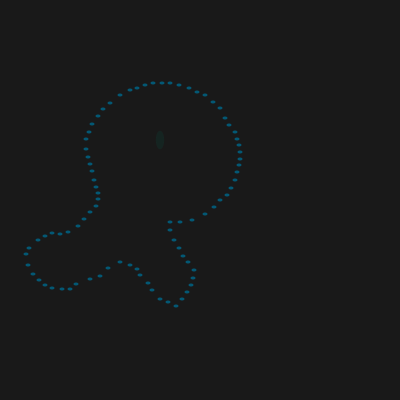
Frame 1 (no input)
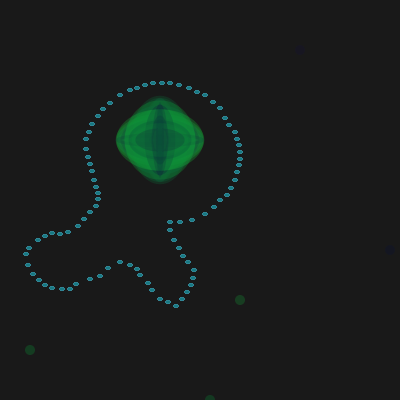
Frame 60 (the mouse pressed at the canvas centre just before this capture)
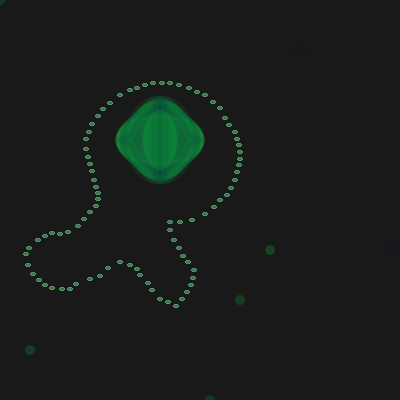
Frame 120 (the mouse held since frame 60 and released just before this capture)

The Processing sketch that drew these frames (run headless with seeded random() and noise(); from frame 60 on, the mouse is pressed at the canvas centre):

// Processing sketch: processing_1620
// ── processing_1620.pde


int i; 

void setup() 
{  
  size( 400 , 400 ); 
  smooth(); //
  background( 25 ); 
}

void draw(){ 

 //frameRate(15);  
 
  fill(random (44),random (130),random (198),random(30)); 
fill(random(0,255),random(0,255),random(0,255)); 
 // fill ( random(255) , random(225) , (155) , 58 ); 

   noStroke();
   fill ( random(25) , random(205) , (55) , 68 ); 
   ellipse( 160, 140 , random(90) , random(90) ); 
  
  fill(random(0,255),random(0,255),random(0,255)); 
  ellipse(130,90,5,3); 
  ellipse(120,95,5,3);
  ellipse(110,103,5,3); 
  ellipse(103,109,5,3);
  ellipse(98,116,5,3); 
  ellipse(92,124,5,3);
  ellipse(89,132,5,3); 
  ellipse(86,139,5,3); // sol yan buraya kadar
  ellipse(137,88,5,3); // sağ tarafı
  ellipse(145,85,5,3);
  ellipse(153,83,5,3);
  ellipse(162,83,5,3); 
  ellipse(170,83,5,3);
  ellipse(179,85,5,3); 
  ellipse(189,88,5,3);
  ellipse(197,92,5,3); 
  ellipse(205,95,5,3); 
  ellipse(213,102,5,3);
  ellipse(220,108,5,3);
  ellipse(225,118,5,3);
  ellipse(229,125,5,3);
  ellipse(235,132,5,3); 
  ellipse(237,139,5,3);
  ellipse(239,145,5,3);
  ellipse(240,152,5,3);
  ellipse(240,159,5,3);
  ellipse(239,165,5,3);
  ellipse(237,172,5,3);
  ellipse(235,180,5,3);
  ellipse(231,188,5,3);
  ellipse(227,195,5,3);
  ellipse(220,200,5,3);
  ellipse(214,207,5,3);
  ellipse(205,214,5,3);
  ellipse(192,220,5,3);
  ellipse(180,222,5,3);
  ellipse(170,222,5,3); // sol yan alt satır
  ellipse(86,149,5,3);
  ellipse(88,157,5,3);
  ellipse(90,164,5,3);
  ellipse(92,171,5,3);
  ellipse(94,180,5,3);
  ellipse(96,187,5,3);
  ellipse(98,193,5,3);
  ellipse(98,199,5,3);
  ellipse(96,206,5,3);  // sol kıvrım kuyruk
  ellipse(90,212,5,3);
  ellipse(84,219,5,3);
  ellipse(78,226,5,3);
  ellipse(68,232,5,3);
  ellipse(60,234,5,3);
  ellipse(52,233,5,3);
  ellipse(45,236,5,3);
  ellipse(38,240,5,3); // sol kıvrım durdu alt satır sağ kıvrım başı
  ellipse(170,230,5,3);
  ellipse(174,240,5,3);
  ellipse(179,248,5,3);
  ellipse(183,256,5,3);
  ellipse(188,262,5,3);
  ellipse(194,270,5,3);
  ellipse(193,278,5,3);
  ellipse(191,285,5,3);
  ellipse(187,292,5,3);
  ellipse(182,299,5,3);
  ellipse(176,306,5,3);
  ellipse(168,302,5,3);
  ellipse(160,299,5,3);
  ellipse(152,290,5,3);
  ellipse(148,283,5,3);
  ellipse(140,275,5,3);
  ellipse(137,269,5,3);
  ellipse(130,265,5,3);
  ellipse(120,262,5,3);
  ellipse(108,268,5,3);
  ellipse(100,276,5,3);
  ellipse(90,279,5,3);
  ellipse(76,284,5,3);
  ellipse(70,289,5,3);
  ellipse(62,289,5,3);
  ellipse(52,288,5,3);
  ellipse(45,285,5,3);
  ellipse(39,280,5,3);
  ellipse(33,274,5,3);
  ellipse(28,265,5,3);
  ellipse(26,254,5,3);
  ellipse(29,248,5,3);
 

  
 
 fill ( random(25) , random(205) , (55) , 68 ); 

 i += random( 50 ); 
     
    if ( i > 1600 ) 
    { 
        i = 0; 
    } 
     
ellipse 
 
( i%100 * 30, i/20 * 10, 10, 10 );



}
